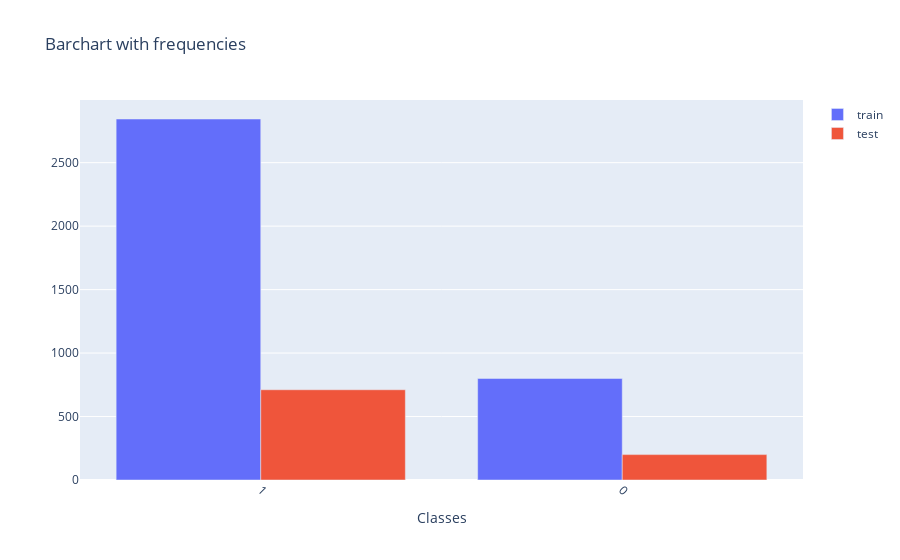

This figure's notebook cell:
### Markdown cell above
## Split dataset into train and test
Since we have imbalanced dataset, stratified split should be chosen

### Code cell
from sklearn.model_selection import train_test_split
X_train, X_test, y_train, y_test = train_test_split(X, y, stratify=y, test_size=0.20)

# plot train and test frequencies
traindict = {
    'features': X_train,
    'class': y_train.tolist()
}
trainpd = pd.DataFrame(traindict)
testdict = {
    'features': X_test,
    'class': y_test.tolist()
}
testpd = pd.DataFrame(testdict)

freqstrain = trainpd['class'].value_counts().tolist()
freqstest = testpd['class'].value_counts().tolist()
# data_classes = trainpd['class'].value_counts().index.tolist()

plot_traintest(['1','0'], freqstrain, freqstest)
del freqstrain
del freqstest

### Figure 1 — Plotly figure (JSON) as saved in the notebook; plotly's stock layout.template omitted (floating-point values rounded to 4 significant figures)
{"data": [{"name": "train", "type": "bar", "x": ["1", "0"], "y": [2844, 800]}, {"name": "test", "type": "bar", "x": ["1", "0"], "y": [711, 200]}], "layout": {"title": {"text": "Barchart with frequencies"}, "xaxis": {"tickangle": 45, "title": {"text": "Classes"}, "type": "category"}}}
